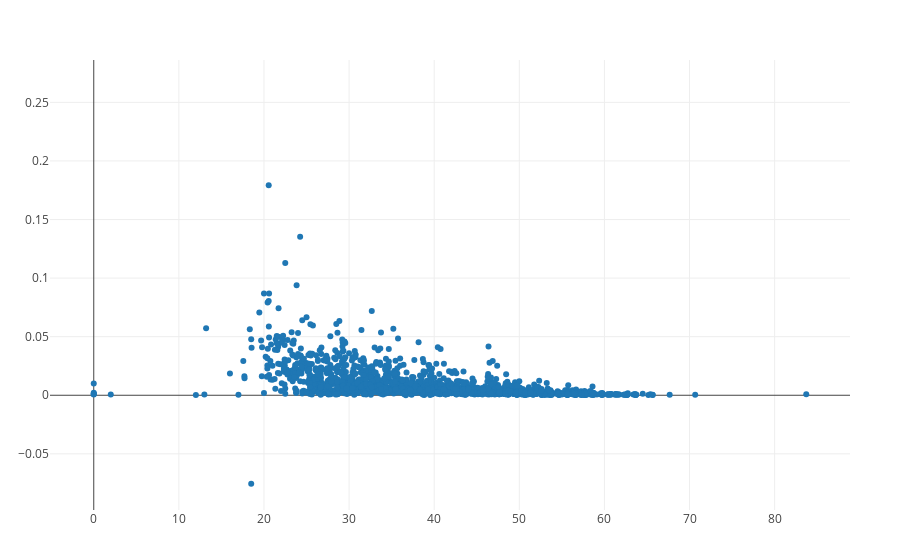

The code cell stored with this chart in its notebook:
### Code cell
xdf[:MMCNT] = crsp_bysec[:MMCNT]
plot(xdf[:MMCNT],PESP,mode = "markers")

### Figure 1 — Plotly figure (JSON) as saved in the notebook; plotly's stock layout.template omitted (floating-point values rounded to 4 significant figures; data arrays with more than 128 entries replaced by an {"elided": "..."} marker saying what was removed)
{"data": [{"mode": "markers", "y": {"elided": "5584 float values"}, "type": "scatter", "x": {"elided": "5584 float values"}}], "layout": {"margin": {"l": 50, "b": 50, "r": 50, "t": 60}}}
